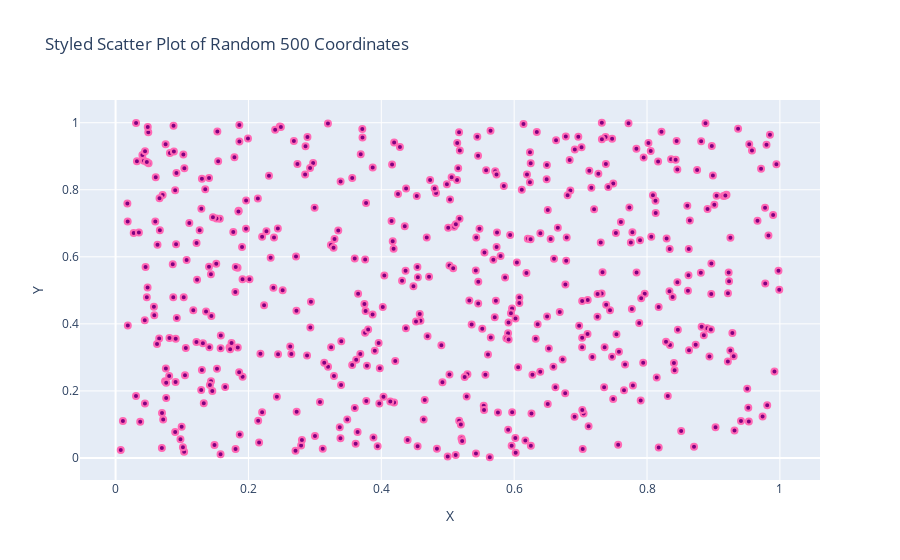

The notebook cell this image was saved under:
### Code cell
'''

    @Author:pooja
    @Date:20-09-2024
    @last modified by:pooja
    @last modified time:20-09-2024
    @title: program to draw a scatter plot for random 500 x and y coordinates and style it

'''

import numpy as np
import plotly.express as px
import pandas as pd

# Generate random coordinates
x = np.random.rand(500)
y = np.random.rand(500)

# Create a DataFrame
data = pd.DataFrame({'X': x, 'Y': y})

# Create a styled scatter plot
fig = px.scatter(data, x='X', y='Y', 
                 title='Styled Scatter Plot of Random 500 Coordinates',
                 color_discrete_sequence=['purple'], 
                 size_max=20)

# Update marker properties
fig.update_traces(marker=dict(line=dict(width=2, color='hotpink')))

# Show the plot
fig.show()

### Figure 1 — Plotly figure (JSON) as saved in the notebook; plotly's stock layout.template omitted (floating-point values rounded to 4 significant figures; data arrays with more than 128 entries replaced by an {"elided": "..."} marker saying what was removed)
{"data": [{"hovertemplate": "X=%{x}<br>Y=%{y}<extra></extra>", "legendgroup": "", "marker": {"color": "purple", "line": {"color": "hotpink", "width": 2}, "symbol": "circle"}, "mode": "markers", "name": "", "orientation": "v", "showlegend": false, "type": "scatter", "x": {"elided": "500 float values"}, "xaxis": "x", "y": {"elided": "500 float values"}, "yaxis": "y"}], "layout": {"legend": {"tracegroupgap": 0}, "title": {"text": "Styled Scatter Plot of Random 500 Coordinates"}, "xaxis": {"anchor": "y", "domain": [0, 1], "title": {"text": "X"}}, "yaxis": {"anchor": "x", "domain": [0, 1], "title": {"text": "Y"}}}}
